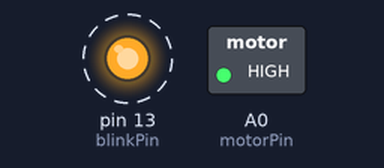
A sketch run on a simulated Arduino Uno, built with avr-gcc and run on an emulated ATmega328P. On the bench: switched loads named in the sketch (green lamp = pin HIGH), output pins drawn as LEDs (lit = HIGH). Dashed ring = blinking.

Above: at 0.5 s.
Timing chart, 0 to 4.6 s (numbered marks = the images above):
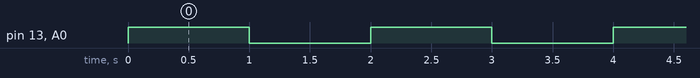

The sketch:

dengue_bombaagua1.ino
```cpp
int motorPin = A0;
int blinkPin = 13;

int watertime = 1000; // how long to water in miliseconds
int waittime = 1000; // how long to wait between watering

void setup()
{
	pinMode(motorPin, OUTPUT);
	pinMode(blinkPin, OUTPUT);
}

void loop()
{
	digitalWrite(motorPin, HIGH);
	digitalWrite(blinkPin, HIGH);
	delay(watertime);
	digitalWrite(motorPin, LOW);
	digitalWrite(blinkPin, LOW);
	delay(waittime);
}
```

Measured:
- by itself, pin 13 (blinkPin), A0 (motorPin): alternates HIGH for 1.0 s and LOW for 1.0 s
